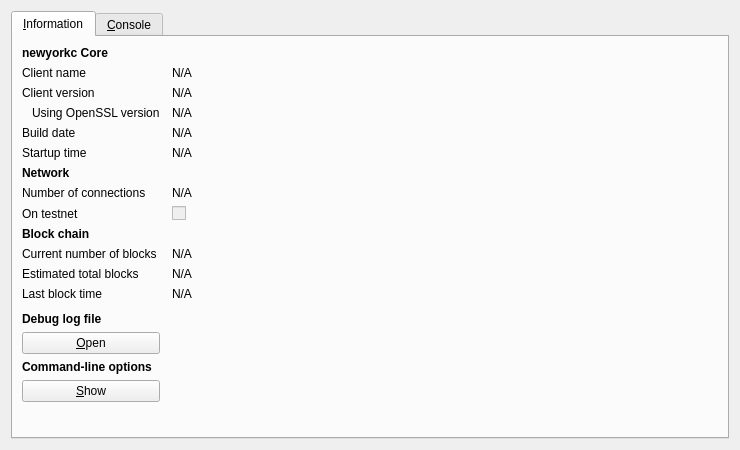
<?xml version="1.0" encoding="UTF-8"?>
<ui version="4.0">
 <class>RPCConsole</class>
 <widget class="QDialog" name="RPCConsole">
  <property name="geometry">
   <rect>
    <x>0</x>
    <y>0</y>
    <width>740</width>
    <height>450</height>
   </rect>
  </property>
  <property name="windowTitle">
   <string>newyorkc - Debug window</string>
  </property>
  <layout class="QVBoxLayout" name="verticalLayout_2">
   <item>
    <widget class="QTabWidget" name="tabWidget">
     <property name="currentIndex">
      <number>0</number>
     </property>
     <widget class="QWidget" name="tab_info">
      <attribute name="title">
       <string>&amp;Information</string>
      </attribute>
      <layout class="QGridLayout" name="gridLayout" columnstretch="0,1">
       <property name="horizontalSpacing">
        <number>12</number>
       </property>
       <item row="0" column="0">
        <widget class="QLabel" name="label_9">
         <property name="font">
          <font>
           <weight>75</weight>
           <bold>true</bold>
          </font>
         </property>
         <property name="text">
          <string>newyorkc Core</string>
         </property>
        </widget>
       </item>
       <item row="1" column="0">
        <widget class="QLabel" name="label_5">
         <property name="text">
          <string>Client name</string>
         </property>
        </widget>
       </item>
       <item row="1" column="1">
        <widget class="QLabel" name="clientName">
         <property name="cursor">
          <cursorShape>IBeamCursor</cursorShape>
         </property>
         <property name="text">
          <string>N/A</string>
         </property>
         <property name="textFormat">
          <enum>Qt::PlainText</enum>
         </property>
         <property name="textInteractionFlags">
          <set>Qt::LinksAccessibleByMouse|Qt::TextSelectableByKeyboard|Qt::TextSelectableByMouse</set>
         </property>
        </widget>
       </item>
       <item row="2" column="0">
        <widget class="QLabel" name="label_6">
         <property name="text">
          <string>Client version</string>
         </property>
        </widget>
       </item>
       <item row="2" column="1">
        <widget class="QLabel" name="clientVersion">
         <property name="cursor">
          <cursorShape>IBeamCursor</cursorShape>
         </property>
         <property name="text">
          <string>N/A</string>
         </property>
         <property name="textFormat">
          <enum>Qt::PlainText</enum>
         </property>
         <property name="textInteractionFlags">
          <set>Qt::LinksAccessibleByMouse|Qt::TextSelectableByKeyboard|Qt::TextSelectableByMouse</set>
         </property>
        </widget>
       </item>
       <item row="3" column="0">
        <widget class="QLabel" name="label_14">
         <property name="text">
          <string>Using OpenSSL version</string>
         </property>
         <property name="indent">
          <number>10</number>
         </property>
        </widget>
       </item>
       <item row="3" column="1">
        <widget class="QLabel" name="openSSLVersion">
         <property name="cursor">
          <cursorShape>IBeamCursor</cursorShape>
         </property>
         <property name="text">
          <string>N/A</string>
         </property>
         <property name="textFormat">
          <enum>Qt::PlainText</enum>
         </property>
         <property name="textInteractionFlags">
          <set>Qt::LinksAccessibleByMouse|Qt::TextSelectableByKeyboard|Qt::TextSelectableByMouse</set>
         </property>
        </widget>
       </item>
       <item row="4" column="0">
        <widget class="QLabel" name="label_12">
         <property name="text">
          <string>Build date</string>
         </property>
        </widget>
       </item>
       <item row="4" column="1">
        <widget class="QLabel" name="buildDate">
         <property name="cursor">
          <cursorShape>IBeamCursor</cursorShape>
         </property>
         <property name="text">
          <string>N/A</string>
         </property>
         <property name="textFormat">
          <enum>Qt::PlainText</enum>
         </property>
         <property name="textInteractionFlags">
          <set>Qt::LinksAccessibleByMouse|Qt::TextSelectableByKeyboard|Qt::TextSelectableByMouse</set>
         </property>
        </widget>
       </item>
       <item row="5" column="0">
        <widget class="QLabel" name="label_13">
         <property name="text">
          <string>Startup time</string>
         </property>
        </widget>
       </item>
       <item row="5" column="1">
        <widget class="QLabel" name="startupTime">
         <property name="cursor">
          <cursorShape>IBeamCursor</cursorShape>
         </property>
         <property name="text">
          <string>N/A</string>
         </property>
         <property name="textFormat">
          <enum>Qt::PlainText</enum>
         </property>
         <property name="textInteractionFlags">
          <set>Qt::LinksAccessibleByMouse|Qt::TextSelectableByKeyboard|Qt::TextSelectableByMouse</set>
         </property>
        </widget>
       </item>
       <item row="6" column="0">
        <widget class="QLabel" name="label_11">
         <property name="font">
          <font>
           <weight>75</weight>
           <bold>true</bold>
          </font>
         </property>
         <property name="text">
          <string>Network</string>
         </property>
        </widget>
       </item>
       <item row="7" column="0">
        <widget class="QLabel" name="label_7">
         <property name="text">
          <string>Number of connections</string>
         </property>
        </widget>
       </item>
       <item row="7" column="1">
        <widget class="QLabel" name="numberOfConnections">
         <property name="cursor">
          <cursorShape>IBeamCursor</cursorShape>
         </property>
         <property name="text">
          <string>N/A</string>
         </property>
         <property name="textFormat">
          <enum>Qt::PlainText</enum>
         </property>
         <property name="textInteractionFlags">
          <set>Qt::LinksAccessibleByMouse|Qt::TextSelectableByKeyboard|Qt::TextSelectableByMouse</set>
         </property>
        </widget>
       </item>
       <item row="8" column="0">
        <widget class="QLabel" name="label_8">
         <property name="text">
          <string>On testnet</string>
         </property>
        </widget>
       </item>
       <item row="8" column="1">
        <widget class="QCheckBox" name="isTestNet">
         <property name="enabled">
          <bool>false</bool>
         </property>
         <property name="text">
          <string/>
         </property>
        </widget>
       </item>
       <item row="9" column="0">
        <widget class="QLabel" name="label_10">
         <property name="font">
          <font>
           <weight>75</weight>
           <bold>true</bold>
          </font>
         </property>
         <property name="text">
          <string>Block chain</string>
         </property>
        </widget>
       </item>
       <item row="10" column="0">
        <widget class="QLabel" name="label_3">
         <property name="text">
          <string>Current number of blocks</string>
         </property>
        </widget>
       </item>
       <item row="10" column="1">
        <widget class="QLabel" name="numberOfBlocks">
         <property name="cursor">
          <cursorShape>IBeamCursor</cursorShape>
         </property>
         <property name="text">
          <string>N/A</string>
         </property>
         <property name="textFormat">
          <enum>Qt::PlainText</enum>
         </property>
         <property name="textInteractionFlags">
          <set>Qt::LinksAccessibleByMouse|Qt::TextSelectableByKeyboard|Qt::TextSelectableByMouse</set>
         </property>
        </widget>
       </item>
       <item row="11" column="0">
        <widget class="QLabel" name="label_4">
         <property name="text">
          <string>Estimated total blocks</string>
         </property>
        </widget>
       </item>
       <item row="11" column="1">
        <widget class="QLabel" name="totalBlocks">
         <property name="cursor">
          <cursorShape>IBeamCursor</cursorShape>
         </property>
         <property name="text">
          <string>N/A</string>
         </property>
         <property name="textFormat">
          <enum>Qt::PlainText</enum>
         </property>
         <property name="textInteractionFlags">
          <set>Qt::LinksAccessibleByMouse|Qt::TextSelectableByKeyboard|Qt::TextSelectableByMouse</set>
         </property>
        </widget>
       </item>
       <item row="12" column="0">
        <widget class="QLabel" name="label_2">
         <property name="text">
          <string>Last block time</string>
         </property>
        </widget>
       </item>
       <item row="12" column="1">
        <widget class="QLabel" name="lastBlockTime">
         <property name="cursor">
          <cursorShape>IBeamCursor</cursorShape>
         </property>
         <property name="text">
          <string>N/A</string>
         </property>
         <property name="textFormat">
          <enum>Qt::PlainText</enum>
         </property>
         <property name="textInteractionFlags">
          <set>Qt::LinksAccessibleByMouse|Qt::TextSelectableByKeyboard|Qt::TextSelectableByMouse</set>
         </property>
        </widget>
       </item>
       <item row="13" column="0">
        <spacer name="verticalSpacer_2">
         <property name="orientation">
          <enum>Qt::Vertical</enum>
         </property>
         <property name="sizeHint" stdset="0">
          <size>
           <width>20</width>
           <height>20</height>
          </size>
         </property>
        </spacer>
       </item>
       <item row="14" column="0">
        <widget class="QLabel" name="labelDebugLogfile">
         <property name="font">
          <font>
           <weight>75</weight>
           <bold>true</bold>
          </font>
         </property>
         <property name="text">
          <string>Debug log file</string>
         </property>
        </widget>
       </item>
       <item row="15" column="0">
        <widget class="QPushButton" name="openDebugLogfileButton">
         <property name="toolTip">
          <string>Open the newyorkc debug log file from the current data directory. This can take a few seconds for large log files.</string>
         </property>
         <property name="text">
          <string>&amp;Open</string>
         </property>
         <property name="autoDefault">
          <bool>false</bool>
         </property>
        </widget>
       </item>
       <item row="16" column="0">
        <widget class="QLabel" name="labelCLOptions">
         <property name="font">
          <font>
           <weight>75</weight>
           <bold>true</bold>
          </font>
         </property>
         <property name="text">
          <string>Command-line options</string>
         </property>
        </widget>
       </item>
       <item row="17" column="0">
        <widget class="QPushButton" name="showCLOptionsButton">
         <property name="toolTip">
          <string>Show the newyorkc-Qt help message to get a list with possible newyorkc command-line options.</string>
         </property>
         <property name="text">
          <string>&amp;Show</string>
         </property>
         <property name="autoDefault">
          <bool>false</bool>
         </property>
        </widget>
       </item>
       <item row="18" column="0">
        <spacer name="verticalSpacer">
         <property name="orientation">
          <enum>Qt::Vertical</enum>
         </property>
         <property name="sizeHint" stdset="0">
          <size>
           <width>20</width>
           <height>40</height>
          </size>
         </property>
        </spacer>
       </item>
      </layout>
     </widget>
     <widget class="QWidget" name="tab_console">
      <attribute name="title">
       <string>&amp;Console</string>
      </attribute>
      <layout class="QVBoxLayout" name="verticalLayout_3">
       <property name="spacing">
        <number>3</number>
       </property>
       <item>
        <widget class="QTextEdit" name="messagesWidget">
         <property name="minimumSize">
          <size>
           <width>0</width>
           <height>100</height>
          </size>
         </property>
         <property name="readOnly">
          <bool>true</bool>
         </property>
         <property name="tabKeyNavigation" stdset="0">
          <bool>false</bool>
         </property>
         <property name="columnCount" stdset="0">
          <number>2</number>
         </property>
        </widget>
       </item>
       <item>
        <layout class="QHBoxLayout" name="horizontalLayout">
         <property name="spacing">
          <number>3</number>
         </property>
         <item>
          <widget class="QLabel" name="label">
           <property name="text">
            <string notr="true">&gt;</string>
           </property>
          </widget>
         </item>
         <item>
          <widget class="QLineEdit" name="lineEdit"/>
         </item>
         <item>
          <widget class="QPushButton" name="clearButton">
           <property name="maximumSize">
            <size>
             <width>24</width>
             <height>24</height>
            </size>
           </property>
           <property name="toolTip">
            <string>Clear console</string>
           </property>
           <property name="text">
            <string/>
           </property>
           <property name="icon">
            <iconset resource="../bitcoin.qrc">
             <normaloff>:/icons/remove</normaloff>:/icons/remove</iconset>
           </property>
           <property name="shortcut">
            <string notr="true">Ctrl+L</string>
           </property>
           <property name="autoDefault">
            <bool>false</bool>
           </property>
          </widget>
         </item>
        </layout>
       </item>
      </layout>
     </widget>
    </widget>
   </item>
  </layout>
 </widget>
 <resources>
  <include location="../bitcoin.qrc"/>
 </resources>
 <connections/>
</ui>
